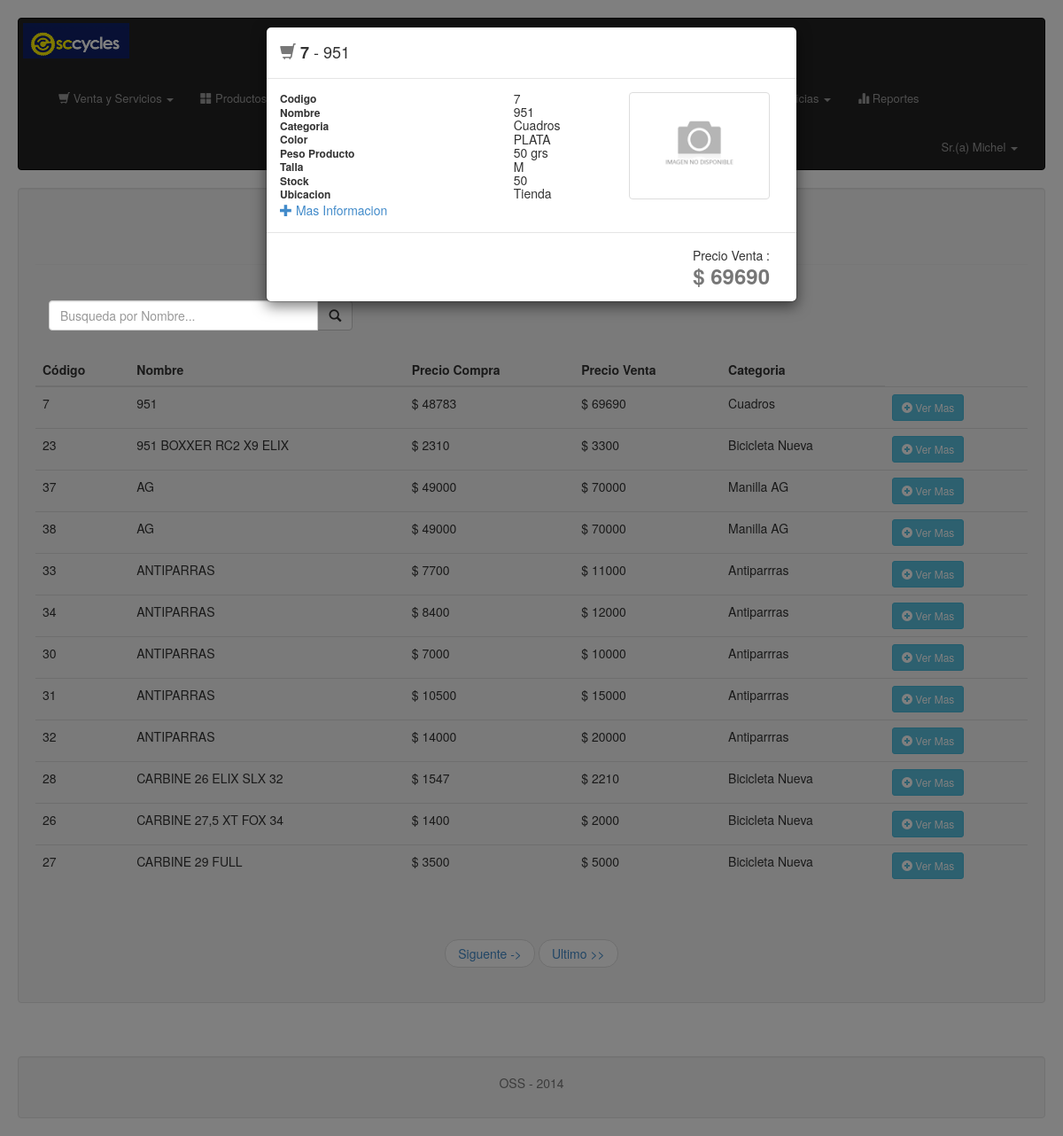
/admin/vista/vista_ver_producto.php?codigo=7 (signed in), run on the app's committed database.
### tables this page shows
CREATE TABLE Productos
(
  pro_cod Varchar(14) NOT NULL,
  pro_nombre Varchar(200) NOT NULL,
  pro_precio_venta Int NOT NULL,
  pro_precio_compra Int NOT NULL,
  pro_imagen Varchar(200),
  pro_peso Int NOT NULL,
  pro_talla Varchar(10),
  pro_color Varchar(10),
  pro_descripcion Varchar(500),
  pro_estado Int NOT NULL,
  cat_id Int,
  marca_id Int,
 PRIMARY KEY (pro_cod)
);

CREATE TABLE Categorias
(
  cat_id Int NOT NULL AUTO_INCREMENT,
  cat_nombre Varchar(50) NOT NULL,
  cat_descripcion Varchar(100),
 PRIMARY KEY (cat_id)
);

### admin/modelo/modelo_productos.php (called while the page is built, shortened)
<?php
function conectar()
{
    $link=mysql_connect('localhost','root','') or die("Error en la Conexion.");
    return $link;
}
function buscaProductoDetalle($codigo){
    $link = conectar();
    $a=array();
    $x=0;
    $sql2 = "SELECT pr.pro_cod, pr.pro_nombre, pr.pro_precio_venta, pr.pro_precio_compra, pr.pro_imagen, pr.pro_peso,pr.pro_color,pr.pro_talla, cat.cat_nombre
        FROM productos pr,categorias cat
        WHERE pr.pro_cod = $codigo
        AND pr.cat_id = cat.cat_id";
    $res2= mysql_query($sql2, $link) or die("Error en: $sql2: " . mysql_error());
    while($f=mysql_fetch_assoc($res2))
    {
        $a[$x]=$f;
        $x++;
    }
    return $a;
}
function muestraProductos($start,$reg)
{
    $link=conectar();
    $a=array();
    $x=0;
    $sql=("SELECT pro.pro_cod, pro.pro_nombre, pro.pro_precio_compra, pro.pro_precio_venta, cat.cat_nombre FROM productos pro, categorias cat WHERE pro.cat_id = cat.cat_id AND pro_estado = 1 ORDER BY pro_nombre ASC
			LIMIT " . $start . "," . $reg);
    $res=mysql_query($sql, $link) or die("Error en: $sql: " . mysql_error());
    while($f=mysql_fetch_assoc($res))
    {
        $a[$x]=$f;
        $x++;
    }
    return $a;
}
function cuentaProductos()
{
    $link = conectar();
    $sql ="SELECT * FROM productos WHERE pro_estado = 1";
    $res = mysql_query($sql, $link) or die("Error en: $sql: " . mysql_error());
    $x= mysql_num_rows($res);
    return $x;
}
?>

### admin/vista/vista_ver_producto.php (the view, shortened to what this page needs)
<?php
include('../modelo/modelo_productos.php');
$cont = cuentaProductos();
if(isset($_GET['page'])){
    $page = preg_replace("#[^0-9]#","",$_GET['page']);
}
else {
    $page = 1;
}
$reg = 12;
$last = ceil($cont/$reg);
$start=(($page-1)*$reg);
$res = muestraProductos($start,$reg);
if($last!=1){
    if($page!=$last){
        $next = $page + 1;
        $paginador2 = '<a href="vista_ver_producto.php?page='.$next.'">Siguente -></a>';
        $paginadorL = '<a href="vista_ver_producto.php?page='.$last.'">Ultimo >></a>';
    }
}
?>
<!DOCTYPE html>
<html lang="en">
<head>
    <link rel="stylesheet" type="text/css" href="../css/bootstrap.css"/>
    <link rel="stylesheet" type="text/css" href="../css/font-awesome.css"/>
</head>
<body>
<?php include($_SESSION['header']); ?>
<div class="well" style="height:auto;">
    <h3 class="text-center">Lista de Productos</h3>
    <br>
    <form id="iform" name="iform">
        <div class="col-xs-6 col-md-4">
            <div class="input-group">
                <input type="text" id="txt_consulta" name="txt_consulta" class="form-control"
                       placeholder="Busqueda por Nombre..." required/>
                <div class="input-group-btn">
                    <button type="submit" class="btn btn-default" id="btn_consulta">
                        <span class="glyphicon glyphicon-search"></span>
                    </button>
                </div>
            </div>
        </div>
    </form>
    <br>
    <br>
    <br>
    <table class="table">
        <thead>
        <tr>
            <th>
                Código
            </th>
            <th>
                Nombre
            </th>
            <th>
                Precio Compra
            </th>
            <th>
                Precio Venta
            </th>
            <th>
                Categoria
            </th>
        </tr>
        </thead>
        <tbody>
        <?php
        if (isset($_GET['txt_consulta']))
        {
            $res2 = muestraProductosNom($_GET['txt_consulta']);
            foreach ($res2 as $f) {
                echo(
                    "<tr>
            <td>" . $f['pro_cod'] . "</td>
            <td>" . $f['pro_nombre'] . "</td>
            <td>$" . $f['pro_precio_compra'] . "</td>
            <td>$" . $f['pro_precio_venta'] . "</td>
            <td>$" . $f['cat_nombre'] . "</td>
            </tr>"
                );
            }
        }
        else
        {
        ?>
        <?php if ($res == true) { ?>
        <?php
        foreach ($res as $f) {
            ?>
            <tr>
                <th style="font-weight:100"><?php echo $f['pro_cod']; ?></th>
                <th style="font-weight:100"><?php echo $f['pro_nombre']; ?></th>
                <th style="font-weight:100">$ <?php echo $f['pro_precio_compra']; ?></th>
                <th style="font-weight:100">$ <?php echo $f['pro_precio_venta']; ?></th>
                <th style="font-weight:100"><?php echo $f['cat_nombre']; ?></th>
                <th style="font-weight:100"><a href="vista_ver_producto.php?codigo=<?php echo $f["pro_cod"]; ?>"
                                               class="btn btn-sm btn-info"><span
                            class='glyphicon glyphicon-plus-sign'></span> Ver Mas </a></th>
            </tr>
        <?php
        }
        ?>
        </tbody>
        <?php }
        else {
            echo("<tr><td><h4>&nbsp;&nbsp;&nbsp;No hay Productos</h4></td></tr>");
        }
        } ?>
    </table>
    <?php include('/includes/paginador.php'); ?>
    <?php include('/includes/footer.php'); ?>
    <?php include('/modal/modal_detalle_producto.php'); ?>
</body>
</html>

### admin/vista/includes/header_superadmin.php (shortened to what this page needs)
<nav class="navbar navbar-inverse" role="navigation">
    <div class="container-fluid">
        <div class="navbar-header">
            <a class="navbar-brand" href="vista_inicio_admin.php">
                <img alt="Brand" src="../img/logo.png" style="width:120px;height:40px;">
            </a>
        </div>
        <div class="collapse navbar-collapse" id="bs-example-navbar-collapse-1" style="font-size: 13px;">
            <ul class="nav navbar-nav">
                <li class="dropdown">
                    <a href="#" class="dropdown-toggle" data-toggle="dropdown" role="button" aria-expanded="false"> <span class="glyphicon glyphicon-shopping-cart"></span> Venta y Servicios <span class="caret"></span></a>
                </li>
                <li class="dropdown">
                    <a href="#" class="dropdown-toggle" data-toggle="dropdown" role="button" aria-expanded="false"> <span class="glyphicon glyphicon-th-large"></span> Productos <span class="caret"></span></a>
                </li>
                <li class="dropdown">
                    <a href="#" class="dropdown-toggle" data-toggle="dropdown" role="button" aria-expanded="false"> <span class="glyphicon glyphicon-inbox"></span> Stock <span class="caret"></span></a>
                </li>
                <li class="dropdown">
                    <a href="#" class="dropdown-toggle" data-toggle="dropdown" role="button" aria-expanded="false"> <span class="glyphicon glyphicon-list"></span> Categorias <span class="caret"></span></a>
                </li>
                <li> <a href="vista_pedidos.php"><span class="glyphicon glyphicon-list-alt"></span> Pedidos </a></li>
                <li class="dropdown">
                    <a href="#" class="dropdown-toggle" data-toggle="dropdown" role="button" aria-expanded="false"> <span class="glyphicon glyphicon-usd"></span> Gastos <span class="caret"></span></a>
                </li>
                <li class="dropdown">
                    <a href="#" class="dropdown-toggle" data-toggle="dropdown" role="button" aria-expanded="false"> <span class="glyphicon glyphicon-cog"></span> Sistema <span class="caret"></span></a>
                </li>
                <li class="dropdown">
                    <a href="#" class="dropdown-toggle" data-toggle="dropdown" role="button" aria-expanded="false"> <span class="glyphicon glyphicon-comment"></span> Noticias <span class="caret"></span></a>
                </li>
                <li>
                 <a href="reportes.php"><span class="glyphicon glyphicon-stats"></span> Reportes</a>
                </li>
            </ul>
            <ul class="nav navbar-nav navbar-right">
                <li class="dropdown">
                    <a class="dropdown-toggle" data-toggle="dropdown" role="button" aria-expanded="false">Sr.(a) <?php echo $_SESSION['usu_nombre']; ?> <span class="caret"></span></a>
                </li>
            </ul>
        </div>
    </div>
</nav>

### admin/vista/includes/paginador.php (shortened to what this page needs)
<br>
<ul class="pager">
<li>
    <?php print((isset($paginador2))?$paginador2:''); ?>
</li>
<li>
    <?php print((isset($paginadorL))?$paginadorL:''); ?>
</li>
</ul>
</div>
<br>
<br>

### admin/vista/includes/footer.php
<section>
         <footer>
       <div class="well">
         <p class="text-muted" align="center">OSS - 2014</p>
   </div>
     </footer>
      </section>

### admin/vista/modal/modal_detalle_producto.php (shortened to what this page needs)
<?php
if (isset($_GET['codigo'])) {
    $res3 = buscaProductoDetalle($_GET['codigo']);
    foreach ($res3 as $b) {
        ?>
        <div class="modal fade" id="myModal" tabindex="-1" role="dialog" aria-labelledby="myModalLabel" aria-hidden="true">
            <div class="modal-dialog">
                <div class="modal-content">
                    <div class="modal-header">
                        <h4 class="modal-title" id="myModalLabel"><i class="text-muted glyphicon glyphicon-shopping-cart"></i> <strong><?php print($b["pro_cod"])?></strong><?php print(' - ' . $b["pro_nombre"]) ?></h4>
                    </div>
                    <div class="modal-body">
                        <table class="pull-left col-md-8 ">
                            <tbody>
                            <tr>
                                <td class="h6"><strong>Codigo</strong></td>
                                <td class="h5"><?php print($b["pro_cod"])?></td>
                            </tr>
                            <tr>
                                <td class="h6"><strong>Nombre</strong></td>
                                <td class="h5"><?php print($b["pro_nombre"]) ?> </td>
                            </tr>
                            <tr>
                                <td class="h6"><strong>Categoria</strong></td>
                                <td class="h5"><?php print($b["cat_nombre"]) ?> </td>
                            </tr>
                            <tr>
                                <td class="h6"><strong>Color</strong></td>
                                <td class="h5"><?php print($b["pro_color"]) ?> </td>
                            </tr>
                            <tr>
                                <td class="h6"><strong>Peso Producto</strong></td>
                                <td class="h5"><?php print($b["pro_peso"].' ')?>grs</td>
                            </tr>
                            <tr>
                                <td class="h6"><strong>Talla</strong></td>
                                <td class="h5"><?php print($b["pro_talla"]) ?> </td>
                            </tr>
                            <tr>
                                <td class="h6"><strong>Stock</strong></td>
                                <td class="h5">50</td>
                            </tr>
                            <tr>
                                <td class="h6"><strong>Ubicacion</strong></td>
                                <td class="h5">Tienda</td>
                            </tr>
                            <tr>
                                <td class="btn-mais-info text-primary">
                                    <i class="open_info glyphicon glyphicon-plus"></i> Mas Informacion
                                </td>
                                <td class="h5"></td>
                            </tr>
                            </tbody>
                        </table>
                        <div class="col-md-4">
                            <?php if (($b["pro_imagen"]==NULL) || ($b["pro_imagen"]=='')) {
                                echo('<img src="../img/no_imagen.png" alt="imagen" class="img-thumbnail">');
                            } else {
                                echo('<img src="../../' . $b["pro_imagen"] . '" alt="imagen" class="img-thumbnail">');
                            }
                            ?>
                        </div>
                        <div class="clearfix"></div>
                    </div>
                    <div class="modal-footer">
                        <div class="text-right pull-right col-md-3">
                            Precio Venta : <br/>
                            <span class="h3 text-muted"><strong><?php print('$ '. $b["pro_precio_venta"]) ?></strong></span>
                        </div>
                    </div>
                </div>
            </div>
        </div>
    <?php
    }
} ?>

### admin/vista/vista_ver_producto.php (style rules this page uses)
tbody > tr { cursor: pointer; }

### data on the page
productos: pro_cod "7", pro_nombre "951", pro_precio_compra "48783", pro_precio_venta "69690", cat.cat_nombre "Cuadros", pro_color "PLATA", pro_peso "50", pro_talla "M"
productos: pro_cod "23", pro_nombre "951 BOXXER RC2 X9 ELIX", pro_precio_compra "2310", pro_precio_venta "3300", cat.cat_nombre "Bicicleta Nueva"
productos: pro_cod "37", pro_nombre "AG", pro_precio_compra "49000", pro_precio_venta "70000", cat.cat_nombre "Manilla AG"
productos: pro_cod "38", pro_nombre "AG", pro_precio_compra "49000", pro_precio_venta "70000", cat.cat_nombre "Manilla AG"
productos: pro_cod "33", pro_nombre "ANTIPARRAS", pro_precio_compra "7700", pro_precio_venta "11000", cat.cat_nombre "Antiparrras"
productos: pro_cod "34", pro_nombre "ANTIPARRAS", pro_precio_compra "8400", pro_precio_venta "12000", cat.cat_nombre "Antiparrras"
productos: pro_cod "30", pro_nombre "ANTIPARRAS", pro_precio_compra "7000", pro_precio_venta "10000", cat.cat_nombre "Antiparrras"
productos: pro_cod "31", pro_nombre "ANTIPARRAS", pro_precio_compra "10500", pro_precio_venta "15000", cat.cat_nombre "Antiparrras"
productos: pro_cod "32", pro_nombre "ANTIPARRAS", pro_precio_compra "14000", pro_precio_venta "20000", cat.cat_nombre "Antiparrras"
productos: pro_cod "28", pro_nombre "CARBINE 26 ELIX SLX 32", pro_precio_compra "1547", pro_precio_venta "2210", cat.cat_nombre "Bicicleta Nueva"
productos: pro_cod "26", pro_nombre "CARBINE 27,5 XT FOX 34", pro_precio_compra "1400", pro_precio_venta "2000", cat.cat_nombre "Bicicleta Nueva"
productos: pro_cod "27", pro_nombre "CARBINE 29 FULL", pro_precio_compra "3500", pro_precio_venta "5000", cat.cat_nombre "Bicicleta Nueva"

### other printed values
$_SESSION['usu_nombre'] "Michel"
